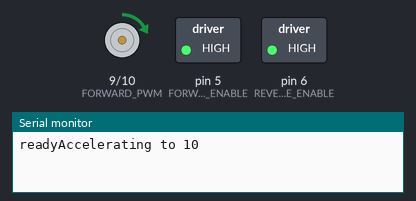
Recording of a sketch running on a simulated Arduino Uno, built with avr-gcc and run on an emulated ATmega328P. Shown: motor-driver pin pairs drawn as motors (green arrow = first pin HIGH = forward, orange = second pin HIGH = backward, longer = more drive), switched loads named in the sketch (green lamp = pin HIGH), the last lines printed to the serial monitor.

Above: at 0.1 s.
At 8.6 s:
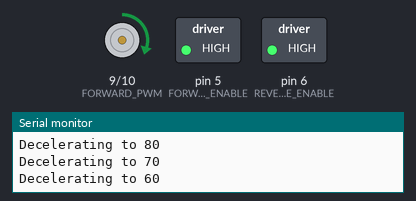
At 16.6 s:
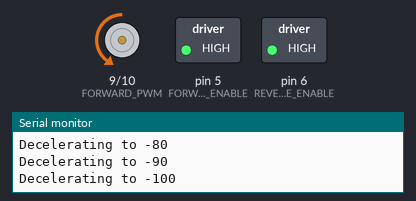
At 28.6 s:
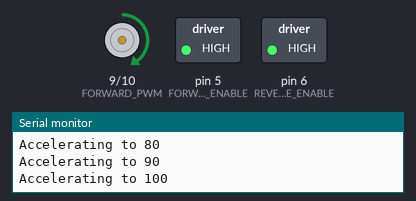
At 38.6 s:
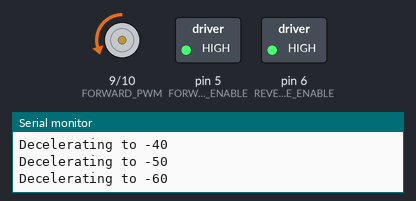
Timing chart, 0 to 40.0 s (numbered marks = the images above):
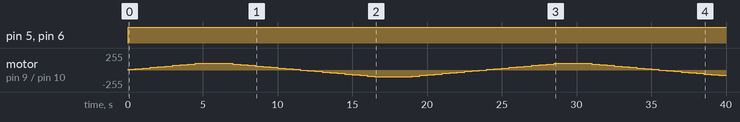

Measured:
- by itself, pin 5 (FORWARD_ENABLE), pin 6 (REVERSE_ENABLE): LOW → HIGH at 0.00 s

The sketch:

newPowerWheelsControl.ino
```cpp
// Output pin definitions
#define FORWARD_PWM 9   // PWM for forward
#define REVERSE_PWM 10  // PWM for reverse

// Enable pin definitions
#define FORWARD_ENABLE 5   // PWM for forward
#define REVERSE_ENABLE 6
// PWM for reverse

// values for maximum commanded motor speed (maximum is 255 for forward directions, and -255 for reverse)
#define FWD_MAX  100
#define REV_MAX  -100

int currentSpeed = 0;

enum MotorDirection {
  FORWARD,
  REVERSE
};

int i;

void setup() {

  // set up the pins to the h-bridge as outputs
  pinMode(FORWARD_PWM, OUTPUT);
  pinMode(REVERSE_PWM, OUTPUT);
  pinMode(FORWARD_ENABLE, OUTPUT);
  pinMode(REVERSE_ENABLE, OUTPUT);


  digitalWrite(FORWARD_PWM, LOW);
  digitalWrite(REVERSE_PWM, LOW);
  digitalWrite(FORWARD_ENABLE, LOW);
  digitalWrite(REVERSE_ENABLE, LOW);

  int i = 0;

  Serial.begin(9600);
  Serial.print("ready");
}

void loop() {

  digitalWrite(FORWARD_ENABLE,HIGH);
  digitalWrite(REVERSE_ENABLE,HIGH);

  commandMotor(i++%2);

  delay(2000);

}

void commandMotor(MotorDirection motorDirection){

  switch(motorDirection){
  case FORWARD:
     goForward();
     break;
  case REVERSE:
     goBackward();
     break;
  default:
     digitalWrite(FORWARD_PWM,0);Serial.println("Stop");
     digitalWrite(REVERSE_PWM,0);
  };
}

void goForward(){
  while(currentSpeed < FWD_MAX){
    accelerateForward();
    delay(500);
  }
}

void goBackward(){
  while(currentSpeed > REV_MAX){
    accelerateBackwards();
    delay(500);
  }
}

void accelerateForward(){
  currentSpeed = min(currentSpeed+10, FWD_MAX);
  Serial.print("Accelerating to ");
  Serial.println(currentSpeed);
  move();
}

void accelerateBackwards(){
  currentSpeed = max(currentSpeed-10, REV_MAX);
  Serial.print("Decelerating to ");
  Serial.println(currentSpeed);
  move();
}

void move(){
  // Forward
  if(currentSpeed > 0){
    analogWrite(FORWARD_PWM,currentSpeed);
    analogWrite(REVERSE_PWM,0);
  }
  // Reverse
  else{
    analogWrite(REVERSE_PWM,-currentSpeed);
    analogWrite(FORWARD_PWM,0);
  }
}
```
